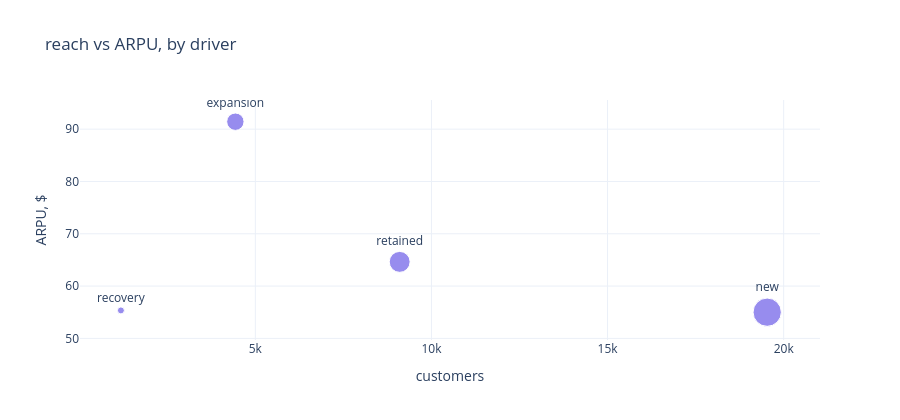
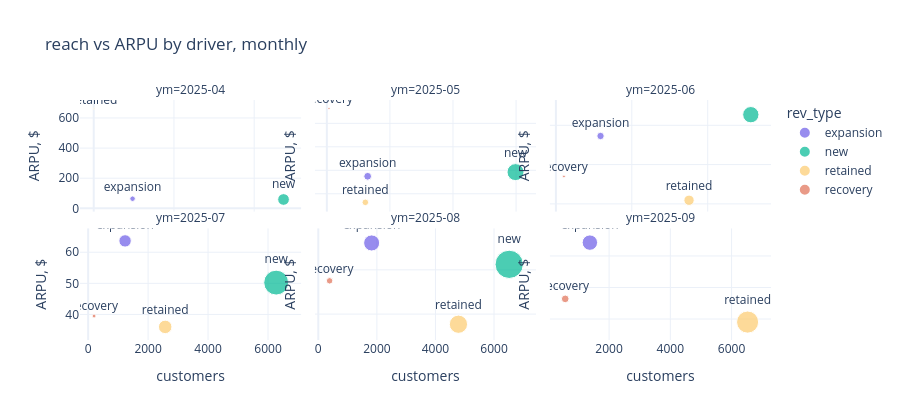

Here is the notebook cell these charts were saved with, in order:
### Code cell
# ARPU = driver revenue / unique customers who contributed to that driver
# (paying customers only → strictly ARPPU; ARPU is the usual label)
cust_by_type = ch.groupby('rev_type')['customer'].nunique().rename('customers')
rev_by_type = ch.groupby('rev_type')['sales_amount'].sum().rename('revenue')
drv = pd.concat([cust_by_type, rev_by_type], axis=1)
drv['rev_share'] = drv['revenue'] / drv['revenue'].sum()
drv['arpu'] = drv['revenue'] / drv['customers']
print(drv.round(2))

fig = px.scatter(drv.reset_index(), x='customers', y='arpu', size='revenue', text='rev_type',
                 title='reach vs ARPU, by driver')
fig.update_traces(textposition='top center')
fig.update_yaxes(title='ARPU, $')
fig.show()

# same view month by month
by_m = (ch.groupby(['ym', 'rev_type'])
        .agg(customers=('customer', 'nunique'), revenue=('sales_amount', 'sum'))
        .reset_index())
by_m['arpu'] = by_m['revenue'] / by_m['customers']
print(by_m.round(2).to_string(index=False))

fig = px.scatter(by_m, x='customers', y='arpu', size='revenue', color='rev_type',
                 facet_col='ym', facet_col_wrap=3, text='rev_type',
                 title='reach vs ARPU by driver, monthly')
fig.update_traces(textposition='top center')
fig.update_yaxes(title='ARPU, $', matches=None)
fig.update_xaxes(matches=None)
fig.show()

### Figure 1 — Plotly figure (JSON) as saved in the notebook; plotly's stock layout.template omitted (floating-point values rounded to 4 significant figures)
{"data": [{"hovertemplate": "customers=%{x}<br>arpu=%{y}<br>revenue=%{marker.size}<br>rev_type=%{text}<extra></extra>", "legendgroup": "", "marker": {"color": "#6C5CE7", "size": [405300.0, 1074000.0, 65480.0, 588000.0], "sizemode": "area", "sizeref": 2686.0, "symbol": "circle"}, "mode": "markers+text", "name": "", "orientation": "v", "showlegend": false, "text": ["expansion", "new", "recovery", "retained"], "textposition": "top center", "type": "scatter", "x": [4433, 19532, 1183, 9098], "xaxis": "x", "y": [91.43, 55.01, 55.35, 64.63], "yaxis": "y"}], "layout": {"height": 420, "legend": {"itemsizing": "constant", "tracegroupgap": 0}, "title": {"text": "reach vs ARPU, by driver"}, "xaxis": {"anchor": "y", "domain": [0.0, 1.0], "title": {"text": "customers"}}, "yaxis": {"anchor": "x", "domain": [0.0, 1.0], "title": {"text": "ARPU, $"}}}}

### Figure 2 — Plotly figure (JSON) as saved in the notebook; plotly's stock layout.template omitted (floating-point values rounded to 4 significant figures)
{"data": [{"hovertemplate": "rev_type=%{text}<br>ym=2025-04<br>customers=%{x}<br>arpu=%{y}<br>revenue=%{marker.size}<extra></extra>", "legendgroup": "expansion", "marker": {"color": "#6C5CE7", "size": [15510.0], "sizemode": "area", "sizeref": 1018.0, "symbol": "circle"}, "mode": "markers+text", "name": "expansion", "orientation": "v", "showlegend": true, "text": ["expansion"], "textposition": "top center", "type": "scatter", "x": [242], "xaxis": "x4", "y": [64.09], "yaxis": "y4"}, {"hovertemplate": "rev_type=%{text}<br>ym=2025-05<br>customers=%{x}<br>arpu=%{y}<br>revenue=%{marker.size}<extra></extra>", "legendgroup": "expansion", "marker": {"color": "#6C5CE7", "size": [30700.0], "sizemode": "area", "sizeref": 1018.0, "symbol": "circle"}, "mode": "markers+text", "name": "expansion", "orientation": "v", "showlegend": false, "text": ["expansion"], "textposition": "top center", "type": "scatter", "x": [647], "xaxis": "x5", "y": [47.46], "yaxis": "y5"}, {"hovertemplate": "rev_type=%{text}<br>ym=2025-06<br>customers=%{x}<br>arpu=%{y}<br>revenue=%{marker.size}<extra></extra>", "legendgroup": "expansion", "marker": {"color": "#6C5CE7", "size": [27800.0], "sizemode": "area", "sizeref": 1018.0, "symbol": "circle"}, "mode": "markers+text", "name": "expansion", "orientation": "v", "showlegend": false, "text": ["expansion"], "textposition": "top center", "type": "scatter", "x": [588], "xaxis": "x6", "y": [47.28], "yaxis": "y6"}, {"hovertemplate": "rev_type=%{text}<br>ym=2025-07<br>customers=%{x}<br>arpu=%{y}<br>revenue=%{marker.size}<extra></extra>", "legendgroup": "expansion", "marker": {"color": "#6C5CE7", "size": [78330.0], "sizemode": "area", "sizeref": 1018.0, "symbol": "circle"}, "mode": "markers+text", "name": "expansion", "orientation": "v", "showlegend": false, "text": ["expansion"], "textposition": "top center", "type": "scatter", "x": [1231], "xaxis": "x", "y": [63.63], "yaxis": "y"}, {"hovertemplate": "rev_type=%{text}<br>ym=2025-08<br>customers=%{x}<br>arpu=%{y}<br>revenue=%{marker.size}<extra></extra>", "legendgroup": "expansion", "marker": {"color": "#6C5CE7", "size": [131500.0], "sizemode": "area", "sizeref": 1018.0, "symbol": "circle"}, "mode": "markers+text", "name": "expansion", "orientation": "v", "showlegend": false, "text": ["expansion"], "textposition": "top center", "type": "scatter", "x": [1822], "xaxis": "x2", "y": [72.16], "yaxis": "y2"}, {"hovertemplate": "rev_type=%{text}<br>ym=2025-09<br>customers=%{x}<br>arpu=%{y}<br>revenue=%{marker.size}<extra></extra>", "legendgroup": "expansion", "marker": {"color": "#6C5CE7", "size": [121500.0], "sizemode": "area", "sizeref": 1018.0, "symbol": "circle"}, "mode": "markers+text", "name": "expansion", "orientation": "v", "showlegend": false, "text": ["expansion"], "textposition": "top center", "type": "scatter", "x": [1373], "xaxis": "x3", "y": [88.48], "yaxis": "y3"}, {"hovertemplate": "rev_type=%{text}<br>ym=2025-04<br>customers=%{x}<br>arpu=%{y}<br>revenue=%{marker.size}<extra></extra>", "legendgroup": "new", "marker": {"color": "#00B894", "size": [69450.0], "sizemode": "area", "sizeref": 1018.0, "symbol": "circle"}, "mode": "markers+text", "name": "new", "orientation": "v", "showlegend": true, "text": ["new"], "textposition": "top center", "type": "scatter", "x": [1183], "xaxis": "x4", "y": [58.7], "yaxis": "y4"}, {"hovertemplate": "rev_type=%{text}<br>ym=2025-05<br>customers=%{x}<br>arpu=%{y}<br>revenue=%{marker.size}<extra></extra>", "legendgroup": "new", "marker": {"color": "#00B894", "size": [147200.0], "sizemode": "area", "sizeref": 1018.0, "symbol": "circle"}, "mode": "markers+text", "name": "new", "orientation": "v", "showlegend": false, "text": ["new"], "textposition": "top center", "type": "scatter", "x": [2991], "xaxis": "x5", "y": [49.22], "yaxis": "y5"}, {"hovertemplate": "rev_type=%{text}<br>ym=2025-06<br>customers=%{x}<br>arpu=%{y}<br>revenue=%{marker.size}<extra></extra>", "legendgroup": "new", "marker": {"color": "#00B894", "size": [135300.0], "sizemode": "area", "sizeref": 1018.0, "symbol": "circle"}, "mode": "markers+text", "name": "new", "orientation": "v", "showlegend": false, "text": ["new"], "textposition": "top center", "type": "scatter", "x": [2568], "xaxis": "x6", "y": [52.69], "yaxis": "y6"}, {"hovertemplate": "rev_type=%{text}<br>ym=2025-07<br>customers=%{x}<br>arpu=%{y}<br>revenue=%{marker.size}<extra></extra>", "legendgroup": "new", "marker": {"color": "#00B894", "size": [315100.0], "sizemode": "area", "sizeref": 1018.0, "symbol": "circle"}, "mode": "markers+text", "name": "new", "orientation": "v", "showlegend": false, "text": ["new"], "textposition": "top center", "type": "scatter", "x": [6272], "xaxis": "x", "y": [50.24], "yaxis": "y"}, {"hovertemplate": "rev_type=%{text}<br>ym=2025-08<br>customers=%{x}<br>arpu=%{y}<br>revenue=%{marker.size}<extra></extra>", "legendgroup": "new", "marker": {"color": "#00B894", "size": [407400.0], "sizemode": "area", "sizeref": 1018.0, "symbol": "circle"}, "mode": "markers+text", "name": "new", "orientation": "v", "showlegend": false, "text": ["new"], "textposition": "top center", "type": "scatter", "x": [6518], "xaxis": "x2", "y": [62.5], "yaxis": "y2"}, {"hovertemplate": "rev_type=%{text}<br>ym=2025-04<br>customers=%{x}<br>arpu=%{y}<br>revenue=%{marker.size}<extra></extra>", "legendgroup": "retained", "marker": {"color": "#FDCB6E", "size": [1325.0], "sizemode": "area", "sizeref": 1018.0, "symbol": "circle"}, "mode": "markers+text", "name": "retained", "orientation": "v", "showlegend": true, "text": ["retained"], "textposition": "top center", "type": "scatter", "x": [2], "xaxis": "x4", "y": [662.3], "yaxis": "y4"}, {"hovertemplate": "rev_type=%{text}<br>ym=2025-05<br>customers=%{x}<br>arpu=%{y}<br>revenue=%{marker.size}<extra></extra>", "legendgroup": "retained", "marker": {"color": "#FDCB6E", "size": [22180.0], "sizemode": "area", "sizeref": 1018.0, "symbol": "circle"}, "mode": "markers+text", "name": "retained", "orientation": "v", "showlegend": false, "text": ["retained"], "textposition": "top center", "type": "scatter", "x": [610], "xaxis": "x5", "y": [36.36], "yaxis": "y5"}, {"hovertemplate": "rev_type=%{text}<br>ym=2025-06<br>customers=%{x}<br>arpu=%{y}<br>revenue=%{marker.size}<extra></extra>", "legendgroup": "retained", "marker": {"color": "#FDCB6E", "size": [54250.0], "sizemode": "area", "sizeref": 1018.0, "symbol": "circle"}, "mode": "markers+text", "name": "retained", "orientation": "v", "showlegend": false, "text": ["retained"], "textposition": "top center", "type": "scatter", "x": [1754], "xaxis": "x6", "y": [30.93], "yaxis": "y6"}, {"hovertemplate": "rev_type=%{text}<br>ym=2025-07<br>customers=%{x}<br>arpu=%{y}<br>revenue=%{marker.size}<extra></extra>", "legendgroup": "retained", "marker": {"color": "#FDCB6E", "size": [92510.0], "sizemode": "area", "sizeref": 1018.0, "symbol": "circle"}, "mode": "markers+text", "name": "retained", "orientation": "v", "showlegend": false, "text": ["retained"], "textposition": "top center", "type": "scatter", "x": [2570], "xaxis": "x", "y": [36.0], "yaxis": "y"}, {"hovertemplate": "rev_type=%{text}<br>ym=2025-08<br>customers=%{x}<br>arpu=%{y}<br>revenue=%{marker.size}<extra></extra>", "legendgroup": "retained", "marker": {"color": "#FDCB6E", "size": [169600.0], "sizemode": "area", "sizeref": 1018.0, "symbol": "circle"}, "mode": "markers+text", "name": "retained", "orientation": "v", "showlegend": false, "text": ["retained"], "textposition": "top center", "type": "scatter", "x": [4785], "xaxis": "x2", "y": [35.44], "yaxis": "y2"}, {"hovertemplate": "rev_type=%{text}<br>ym=2025-09<br>customers=%{x}<br>arpu=%{y}<br>revenue=%{marker.size}<extra></extra>", "legendgroup": "retained", "marker": {"color": "#FDCB6E", "size": [248200.0], "sizemode": "area", "sizeref": 1018.0, "symbol": "circle"}, "mode": "markers+text", "name": "retained", "orientation": "v", "showlegend": false, "text": ["retained"], "textposition": "top center", "type": "scatter", "x": [6523], "xaxis": "x3", "y": [38.05], "yaxis": "y3"}, {"hovertemplate": "rev_type=%{text}<br>ym=2025-05<br>customers=%{x}<br>arpu=%{y}<br>revenue=%{marker.size}<extra></extra>", "legendgroup": "recovery", "marker": {"color": "#E17055", "size": [2593.0], "sizemode": "area", "sizeref": 1018.0, "symbol": "circle"}, "mode": "markers+text", "name": "recovery", "orientation": "v", "showlegend": true, "text": ["recovery"], "textposition": "top center", "type": "scatter", "x": [34], "xaxis": "x5", "y": [76.27], "yaxis": "y5"}, {"hovertemplate": "rev_type=%{text}<br>ym=2025-06<br>customers=%{x}<br>arpu=%{y}<br>revenue=%{marker.size}<extra></extra>", "legendgroup": "recovery", "marker": {"color": "#E17055", "size": [3920.0], "sizemode": "area", "sizeref": 1018.0, "symbol": "circle"}, "mode": "markers+text", "name": "recovery", "orientation": "v", "showlegend": false, "text": ["recovery"], "textposition": "top center", "type": "scatter", "x": [106], "xaxis": "x6", "y": [36.98], "yaxis": "y6"}, {"hovertemplate": "rev_type=%{text}<br>ym=2025-07<br>customers=%{x}<br>arpu=%{y}<br>revenue=%{marker.size}<extra></extra>", "legendgroup": "recovery", "marker": {"color": "#E17055", "size": [7739.0], "sizemode": "area", "sizeref": 1018.0, "symbol": "circle"}, "mode": "markers+text", "name": "recovery", "orientation": "v", "showlegend": false, "text": ["recovery"], "textposition": "top center", "type": "scatter", "x": [196], "xaxis": "x", "y": [39.49], "yaxis": "y"}, {"hovertemplate": "rev_type=%{text}<br>ym=2025-08<br>customers=%{x}<br>arpu=%{y}<br>revenue=%{marker.size}<extra></extra>", "legendgroup": "recovery", "marker": {"color": "#E17055", "size": [21250.0], "sizemode": "area", "sizeref": 1018.0, "symbol": "circle"}, "mode": "markers+text", "name": "recovery", "orientation": "v", "showlegend": false, "text": ["recovery"], "textposition": "top center", "type": "scatter", "x": [386], "xaxis": "x2", "y": [55.05], "yaxis": "y2"}, {"hovertemplate": "rev_type=%{text}<br>ym=2025-09<br>customers=%{x}<br>arpu=%{y}<br>revenue=%{marker.size}<extra></extra>", "legendgroup": "recovery", "marker": {"color": "#E17055", "size": [29980.0], "sizemode": "area", "sizeref": 1018.0, "symbol": "circle"}, "mode": "markers+text", "name": "recovery", "orientation": "v", "showlegend": false, "text": ["recovery"], "textposition": "top center", "type": "scatter", "x": [568], "xaxis": "x3", "y": [52.78], "yaxis": "y3"}], "layout": {"annotations": [{"font": {}, "showarrow": false, "text": "ym=2025-07", "x": 0.16, "xanchor": "center", "xref": "paper", "y": 0.465, "yanchor": "bottom", "yref": "paper"}, {"font": {}, "showarrow": false, "text": "ym=2025-08", "x": 0.5, "xanchor": "center", "xref": "paper", "y": 0.465, "yanchor": "bottom", "yref": "paper"}, {"font": {}, "showarrow": false, "text": "ym=2025-09", "x": 0.84, "xanchor": "center", "xref": "paper", "y": 0.465, "yanchor": "bottom", "yref": "paper"}, {"font": {}, "showarrow": false, "text": "ym=2025-04", "x": 0.16, "xanchor": "center", "xref": "paper", "y": 1.0, "yanchor": "bottom", "yref": "paper"}, {"font": {}, "showarrow": false, "text": "ym=2025-05", "x": 0.5, "xanchor": "center", "xref": "paper", "y": 1.0, "yanchor": "bottom", "yref": "paper"}, {"font": {}, "showarrow": false, "text": "ym=2025-06", "x": 0.84, "xanchor": "center", "xref": "paper", "y": 1.0, "yanchor": "bottom", "yref": "paper"}], "height": 420, "legend": {"itemsizing": "constant", "title": {"text": "rev_type"}, "tracegroupgap": 0}, "title": {"text": "reach vs ARPU by driver, monthly"}, "xaxis": {"anchor": "y", "domain": [0.0, 0.32], "title": {"text": "customers"}}, "xaxis2": {"anchor": "y2", "domain": [0.34, 0.66], "title": {"text": "customers"}}, "xaxis3": {"anchor": "y3", "domain": [0.68, 1.0], "title": {"text": "customers"}}, "xaxis4": {"anchor": "y4", "domain": [0.0, 0.32], "showticklabels": false}, "xaxis5": {"anchor": "y5", "domain": [0.34, 0.66], "showticklabels": false}, "xaxis6": {"anchor": "y6", "domain": [0.68, 1.0], "showticklabels": false}, "yaxis": {"anchor": "x", "domain": [0.0, 0.465], "title": {"text": "ARPU, $"}}, "yaxis2": {"anchor": "x2", "domain": [0.0, 0.465], "showticklabels": false, "title": {"text": "ARPU, $"}}, "yaxis3": {"anchor": "x3", "domain": [0.0, 0.465], "showticklabels": false, "title": {"text": "ARPU, $"}}, "yaxis4": {"anchor": "x4", "domain": [0.535, 1.0], "title": {"text": "ARPU, $"}}, "yaxis5": {"anchor": "x5", "domain": [0.535, 1.0], "showticklabels": false, "title": {"text": "ARPU, $"}}, "yaxis6": {"anchor": "x6", "domain": [0.535, 1.0], "showticklabels": false, "title": {"text": "ARPU, $"}}}}
